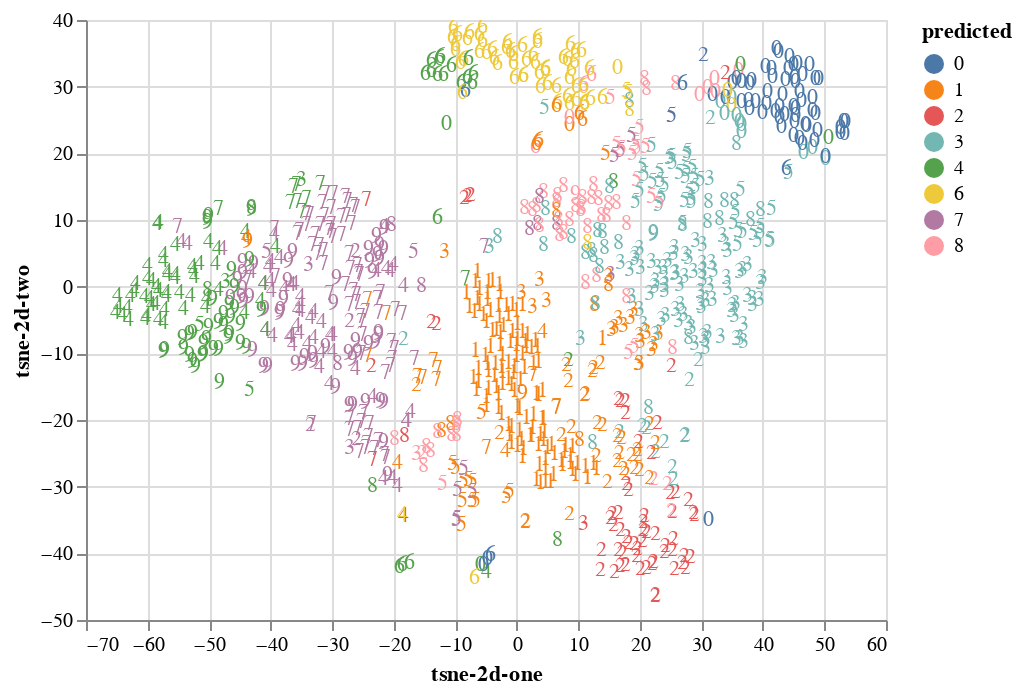

The cell this chart's notebook holds for it:
### Code cell
alt.Chart(df_10).mark_text().encode(
    text='label',
    x='tsne-2d-one',
    y='tsne-2d-two',
    color=alt.Color('predicted', type='nominal'),
    tooltip=['label', 'predicted']
).interactive()

### Figure 1 — Vega-Lite specification as saved in the notebook (floating-point values rounded to 4 significant figures; data arrays with more than 128 entries replaced by an {"elided": "..."} marker saying what was removed)
{"config": {"view": {"continuousWidth": 400, "continuousHeight": 300}}, "data": {"name": "data-387a7f52ba5e510e524bcd3d1d1ff01a"}, "mark": "text", "encoding": {"color": {"type": "nominal", "field": "predicted"}, "text": {"type": "quantitative", "field": "label"}, "tooltip": [{"type": "quantitative", "field": "label"}, {"type": "quantitative", "field": "predicted"}], "x": {"type": "quantitative", "field": "tsne-2d-one"}, "y": {"type": "quantitative", "field": "tsne-2d-two"}}, "selection": {"selector001": {"type": "interval", "bind": "scales", "encodings": ["x", "y"]}}, "$schema": "https://vega.github.io/schema/vega-lite/v4.8.1.json", "datasets": {"data-387a7f52ba5e510e524bcd3d1d1ff01a": {"elided": "1000 records"}}}
